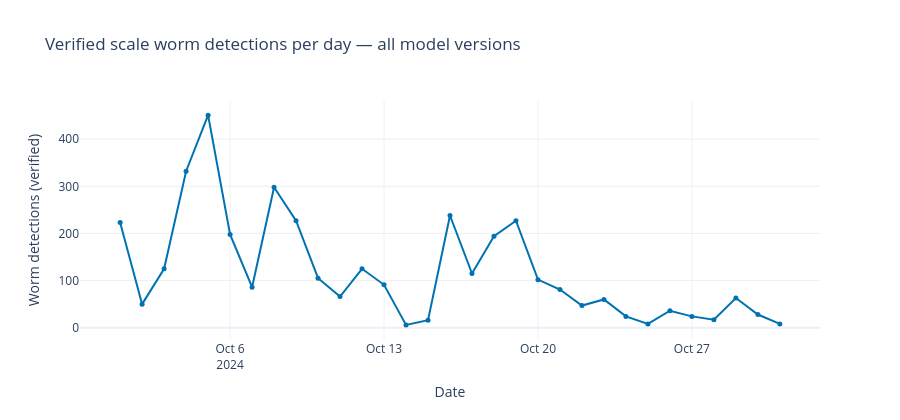

This figure's notebook cell:
### Markdown cell above
## 0. Model Progress

<span style="font-family: 'Courier New', monospace;">

*AI-generated draft (Claude, Anthropic) — for review. All parameters and figures are derived from version-controlled scripts and data.*

Run this section at the start of any session to see how worm counts and detection quality have changed across model versions. **You do not need to re-run the rest of the notebook first** — these cells read from saved output files.

- **Cross-round comparison** — verified worm counts per day for all completed rounds on one chart. As the model improves, you expect the lines to converge toward consistent counts and the false-positive rate to fall.
- **Per-round detail** — worm count over time, false-positive rate, and confidence distribution for a single selected round. The confidence histogram is especially useful: a better model pushes real worm detections toward high confidence (>0.7) and false positives toward low confidence (<0.3).

</span>

### Code cell
# ── CROSS-ROUND COMPARISON ────────────────────────────────────────
# Verified worm counts per day for every completed round on one chart.
# Add a new entry to ROUNDS each time a round is finished and exported.

import subprocess, sys
subprocess.run([sys.executable, "-m", "pip", "install", "-q", "plotly"], check=True)

import re
from pathlib import Path
import plotly.graph_objects as go

# Okabe-Ito colorblind-safe palette
_COLORS = ["#0072B2", "#E69F00", "#009E73", "#CC79A7", "#56B4E9", "#D55E00"]

ROUNDS = [
    {"session_dir": Path("verification_session"),    "label": "Round 1 — mushroom.pt (v0)"},
    {"session_dir": Path("verification_session_r2"), "label": "Round 2 — retrained_v1"},
]


def _count_worms_by_date(session_dir):
    """Return {date_str: worm_count} from verified export label files."""
    label_dir = Path(session_dir) / "export" / "labels" / "train"
    if not label_dir.exists():
        return {}
    counts = {}
    for f in sorted(label_dir.glob("*.txt")):
        m = re.search(r"(\d{4})(\d{2})(\d{2})T", f.name)
        if not m:
            continue
        date = f"{m.group(1)}-{m.group(2)}-{m.group(3)}"
        n = sum(1 for ln in f.read_text().splitlines() if ln.strip())
        counts[date] = counts.get(date, 0) + n
    return counts


fig = go.Figure()
any_data = False

for i, r in enumerate(ROUNDS):
    counts = _count_worms_by_date(r["session_dir"])
    if not counts:
        print(f"No export data yet for: {r['label']} — run Steps 6–8 first.")
        continue
    any_data = True
    dates = sorted(counts)
    fig.add_trace(go.Scatter(
        x=dates,
        y=[counts[d] for d in dates],
        mode="lines+markers",
        name=r["label"],
        line=dict(color=_COLORS[i % len(_COLORS)], width=2),
        marker=dict(size=5),
    ))

if any_data:
    fig.update_layout(
        title="Verified scale worm detections per day — all model versions",
        xaxis_title="Date",
        yaxis_title="Worm detections (verified)",
        hovermode="x unified",
        template="plotly_white",
        height=420,
        legend=dict(orientation="h", yanchor="bottom", y=1.02, xanchor="right", x=1),
    )
    fig.show()
else:
    print("No completed rounds found yet.")

### Figure 1 — Plotly figure (JSON) as saved in the notebook; plotly's stock layout.template omitted (floating-point values rounded to 4 significant figures)
{"data": [{"line": {"color": "#0072B2", "width": 2}, "marker": {"size": 5}, "mode": "lines+markers", "name": "Round 1 — mushroom.pt (v0)", "type": "scatter", "x": ["2024-10-01", "2024-10-02", "2024-10-03", "2024-10-04", "2024-10-05", "2024-10-06", "2024-10-07", "2024-10-08", "2024-10-09", "2024-10-10", "2024-10-11", "2024-10-12", "2024-10-13", "2024-10-14", "2024-10-15", "2024-10-16", "2024-10-17", "2024-10-18", "2024-10-19", "2024-10-20", "2024-10-21", "2024-10-22", "2024-10-23", "2024-10-24", "2024-10-25", "2024-10-26", "2024-10-27", "2024-10-28", "2024-10-29", "2024-10-30", "2024-10-31"], "y": [223, 50, 125, 332, 451, 198, 86, 298, 227, 105, 66, 125, 91, 6, 16, 238, 115, 194, 227, 102, 81, 47, 60, 24, 8, 36, 24, 17, 63, 28, 8]}], "layout": {"height": 420, "hovermode": "x unified", "legend": {"orientation": "h", "x": 1, "xanchor": "right", "y": 1.02, "yanchor": "bottom"}, "title": {"text": "Verified scale worm detections per day — all model versions"}, "xaxis": {"title": {"text": "Date"}}, "yaxis": {"title": {"text": "Worm detections (verified)"}}}}
